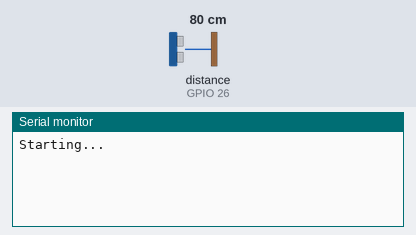
Recording of a sketch running on a simulated ESP32. On the bench: the last lines printed to the serial monitor. Wiring (inferred from the names in the program): ultrasonic range finder: trigger GPIO 27; echo GPIO 26. Inputs (shaded band) come from the test bench; at power-on: distance to the obstacle (sensor on GPIO 26) 80 cm. The echo pulse lasts 58.3 µs per cm.

Above: at 1.2 s.
1.3 s: distance to the obstacle (sensor on GPIO 26) set to 2 cm
At 3.7 s:
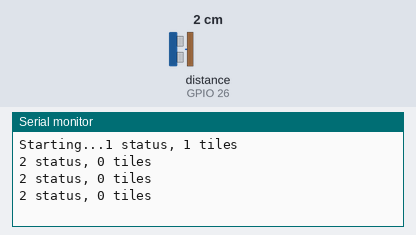
3.8 s: distance to the obstacle (sensor on GPIO 26) set to 60 cm
At 7.0 s:
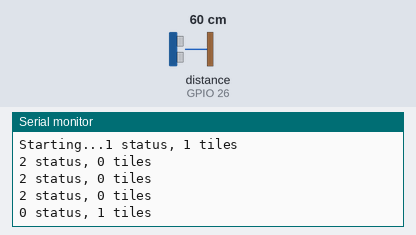
Timing chart, 0 to 8.5 s (numbered marks = the images above; inputs shaded):
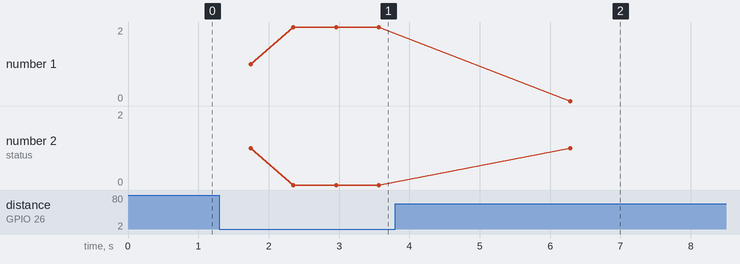

The sketch:

demo-ultrasonic.ino
```cpp
#include <Ultrasonic.h>

//int trigPin = 25;
//int echoPin = 24;
int trigPin = 27;
int echoPin = 26;
long duration, cm;

// 24 left echo 25 left trigger
// 26 right echo 27 right trigger

Ultrasonic US(trigPin, echoPin);

void setup() {
  //Serial Port begin
  Serial.begin (9600);
  Serial.print("Starting...");
}

int num_tiles;
int max_tiles = 1;

void loop() {
  Serial.print(US.ReadNumTiles(1000, max_tiles, num_tiles));
  Serial.print(" status, ");
  Serial.print(num_tiles);
  Serial.print(" tiles");
//  Serial.print(US.ReadAverageDistance(1000));
  Serial.println();

  delay(16);
}
```

Measured:
- after the input at 1.3 s, the serial monitor: prints a new line after 0.45 s (image 1)
- after the input at 3.8 s, the serial monitor: prints a new line after 2.5 s (image 2)
